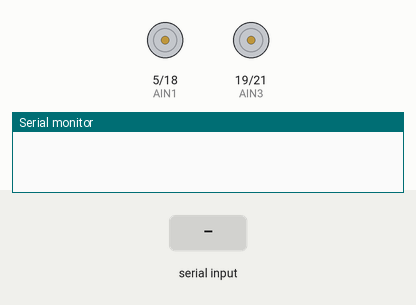
The program below on a simulated ESP32. Shown: motor-driver pin pairs drawn as motors (green arrow = first pin HIGH = forward, orange = second pin HIGH = backward, longer = more drive), the last lines printed to the serial monitor. The test bench sets the inputs (shaded band).

Above: at 1.2 s.
1.3 s: "1" received over the second serial link
At 2.0 s:
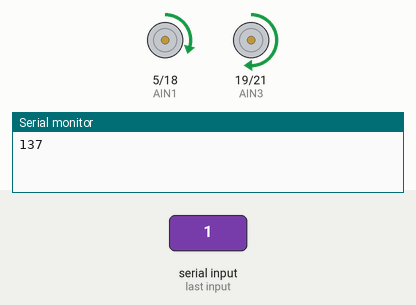
2.8 s: "0" received over the second serial link
At 3.1 s:
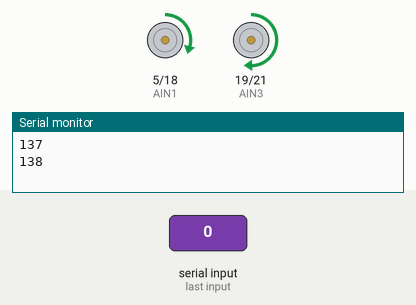
Timing chart, 0 to 5.8 s (numbered marks = the images above; inputs shaded):
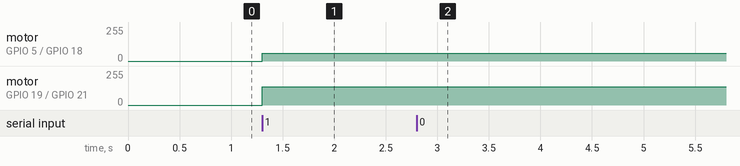

The program:

main.cpp
```cpp
#include <Arduino.h>
uint8_t AIN1=5,AIN2=18,AIN3=19,AIN4=21,PWM1=0,PWM2=1,i=0,zx=80,PWML=100,PWMR=100;
int L,R;
int D=0;
void setup(){
  Serial.begin(115200);
  Serial2.begin(115200);
  pinMode(AIN2, OUTPUT);
  pinMode(AIN4, OUTPUT);
  digitalWrite(AIN2, LOW);
  digitalWrite(AIN4, LOW);
  ledcSetup(PWM1, 1000, 8);
  ledcAttachPin(AIN1, PWM1);
  ledcWrite(PWM1,0);
  ledcSetup(PWM2, 1000, 8);
  ledcAttachPin(AIN3, PWM2);
  ledcWrite(PWM2,0);
}
void loop() {
  while(1){
  if(Serial2.available())
  {
    zx=Serial2.read();
    // D=(zx-80)*0.1+D;
    // if(D>150)
    // {
    //   D=150;
    // }else if(D<-150)
    // {
    //   D=-150;
    // }
    // if((D>0&&zx<80)||(D<0&&zx>80))
    // {
    //   D=0;
    // }

    // while(Serial2.read());
    if(zx>80)
    {
      L=PWML+(((zx-80))*1.2)+D;
    // if(L>250)
    // {
    //   L=250;
    // }else if(L<PWML)
    // {
    //   L=PWML;
    // }
      ledcWrite(PWM1,(uint8_t)L);
      ledcWrite(PWM2,PWMR-0.3*L);
    }else{
      R=PWMR+((80-zx)*1.2)-D;
    // if(R>250)
    // {
    //   R=250;
    // }else if(R<PWMR)
    // {
    //   R=PWMR;
    // }
      ledcWrite(PWM1,PWML-0.3*R);
      ledcWrite(PWM2,(uint8_t)R);
    }
     Serial.println(R);
  }
  }
}
```

Measured:
- after the input at 1.3 s, motor on GPIO 5 (AIN1) / GPIO 18 (AIN2): stopped → forward 58/255 at once; motor on GPIO 19 (AIN3) / GPIO 21 (AIN4): stopped → forward 136/255 at once
- after the input at 2.8 s, motor on GPIO 19 (AIN3) / GPIO 21 (AIN4): forward 136/255 → forward 137/255 at once
